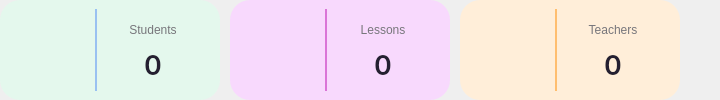
                  <widget class="QWidget" name="widget_12" native="true">
                   <property name="maximumSize">
                    <size>
                     <width>16777215</width>
                     <height>100</height>
                    </size>
                   </property>
                   <layout class="QHBoxLayout" name="horizontalLayout_28">
                    <property name="spacing">
                     <number>10</number>
                    </property>
                    <property name="leftMargin">
                     <number>0</number>
                    </property>
                    <property name="topMargin">
                     <number>0</number>
                    </property>
                    <property name="rightMargin">
                     <number>0</number>
                    </property>
                    <property name="bottomMargin">
                     <number>0</number>
                    </property>
                    <item>
                     <widget class="QWidget" name="widget_student" native="true">
                      <property name="minimumSize">
                       <size>
                        <width>220</width>
                        <height>0</height>
                       </size>
                      </property>
                      <property name="maximumSize">
                       <size>
                        <width>220</width>
                        <height>16777215</height>
                       </size>
                      </property>
                      <property name="styleSheet">
                       <string notr="true">#widget_student {
	background-color: #e4f8ed;
	border-radius: 20px;
}

#widget_14 {
	background: transparent;
	border-left: 2px solid rgb(153, 193, 241);
}

#label_stud {
	font: 14pt &quot;Inter&quot;;
	color: rgb(119, 118, 123);
	background: transparent;
}

#label_student_total {
	background: transparent;
	color: rgb(36, 31, 49); 
	font: 20pt &quot;Inter SemiBold&quot;;
}</string>
                      </property>
                      <layout class="QHBoxLayout" name="horizontalLayout_25">
                       <item>
                        <widget class="QLabel" name="label_24">
                         <property name="sizePolicy">
                          <sizepolicy hsizetype="Expanding" vsizetype="Preferred">
                           <horstretch>0</horstretch>
                           <verstretch>0</verstretch>
                          </sizepolicy>
                         </property>
                         <property name="minimumSize">
                          <size>
                           <width>80</width>
                           <height>80</height>
                          </size>
                         </property>
                         <property name="maximumSize">
                          <size>
                           <width>80</width>
                           <height>80</height>
                          </size>
                         </property>
                         <property name="styleSheet">
                          <string notr="true">background-color: transparent;</string>
                         </property>
                         <property name="text">
                          <string/>
                         </property>
                         <property name="pixmap">
                          <pixmap resource="../resources.qrc">:/Images/Images/student.png</pixmap>
                         </property>
                         <property name="scaledContents">
                          <bool>true</bool>
                         </property>
                         <property name="alignment">
                          <set>Qt::AlignCenter</set>
                         </property>
                        </widget>
                       </item>
                       <item>
                        <widget class="QWidget" name="widget_14" native="true">
                         <property name="styleSheet">
                          <string notr="true"/>
                         </property>
                         <layout class="QVBoxLayout" name="verticalLayout_24">
                          <item>
                           <widget class="QLabel" name="label_stud">
                            <property name="styleSheet">
                             <string notr="true"/>
                            </property>
                            <property name="text">
                             <string>Students</string>
                            </property>
                            <property name="alignment">
                             <set>Qt::AlignCenter</set>
                            </property>
                           </widget>
                          </item>
                          <item>
                           <widget class="QLabel" name="label_student_total">
                            <property name="font">
                             <font>
                              <family>Inter SemiBold</family>
                              <pointsize>20</pointsize>
                              <weight>50</weight>
                              <italic>false</italic>
                              <bold>false</bold>
                             </font>
                            </property>
                            <property name="text">
                             <string>0</string>
                            </property>
                            <property name="alignment">
                             <set>Qt::AlignCenter</set>
                            </property>
                           </widget>
                          </item>
                         </layout>
                        </widget>
                       </item>
                      </layout>
                     </widget>
                    </item>
                    <item>
                     <widget class="QWidget" name="widget_lessons" native="true">
                      <property name="minimumSize">
                       <size>
                        <width>220</width>
                        <height>0</height>
                       </size>
                      </property>
                      <property name="maximumSize">
                       <size>
                        <width>220</width>
                        <height>16777215</height>
                       </size>
                      </property>
                      <property name="styleSheet">
                       <string notr="true">#widget_lessons {
	background-color: #f8d9fd;
	border-radius: 20px;
}

#label_8 {
	font: 14pt &quot;Inter&quot;;
	color: rgb(119, 118, 123);
	background: transparent;
}

#label_lessons_total {
	background: transparent;
	color: rgb(36, 31, 49); 
	font: 20pt &quot;Inter SemiBold&quot;;
}

#widget_16 {
	border-left: 2px solid rgb(218, 117, 215);
	background: transparent;
}</string>
                      </property>
                      <layout class="QHBoxLayout" name="horizontalLayout_26">
                       <item>
                        <widget class="QLabel" name="label_25">
                         <property name="sizePolicy">
                          <sizepolicy hsizetype="Expanding" vsizetype="Preferred">
                           <horstretch>0</horstretch>
                           <verstretch>0</verstretch>
                          </sizepolicy>
                         </property>
                         <property name="minimumSize">
                          <size>
                           <width>80</width>
                           <height>80</height>
                          </size>
                         </property>
                         <property name="maximumSize">
                          <size>
                           <width>80</width>
                           <height>80</height>
                          </size>
                         </property>
                         <property name="styleSheet">
                          <string notr="true">background-color: transparent;</string>
                         </property>
                         <property name="text">
                          <string/>
                         </property>
                         <property name="pixmap">
                          <pixmap resource="../resources.qrc">:/Images/Images/stack-of-books.png</pixmap>
                         </property>
                         <property name="scaledContents">
                          <bool>true</bool>
                         </property>
                         <property name="alignment">
                          <set>Qt::AlignCenter</set>
                         </property>
                        </widget>
                       </item>
                       <item>
                        <widget class="QWidget" name="widget_16" native="true">
                         <layout class="QVBoxLayout" name="verticalLayout_25">
                          <item>
                           <widget class="QLabel" name="label_8">
                            <property name="styleSheet">
                             <string notr="true"/>
                            </property>
                            <property name="text">
                             <string>Lessons</string>
                            </property>
                            <property name="alignment">
                             <set>Qt::AlignCenter</set>
                            </property>
                           </widget>
                          </item>
                          <item>
                           <widget class="QLabel" name="label_lessons_total">
                            <property name="font">
                             <font>
                              <family>Inter SemiBold</family>
                              <pointsize>20</pointsize>
                              <weight>50</weight>
                              <italic>false</italic>
                              <bold>false</bold>
                             </font>
                            </property>
                            <property name="styleSheet">
                             <string notr="true"/>
                            </property>
                            <property name="text">
                             <string>0</string>
                            </property>
                            <property name="alignment">
                             <set>Qt::AlignCenter</set>
                            </property>
                           </widget>
                          </item>
                         </layout>
                        </widget>
                       </item>
                      </layout>
                     </widget>
                    </item>
                    <item>
                     <widget class="QWidget" name="widget_teachers" native="true">
                      <property name="minimumSize">
                       <size>
                        <width>220</width>
                        <height>0</height>
                       </size>
                      </property>
                      <property name="maximumSize">
                       <size>
                        <width>220</width>
                        <height>16777215</height>
                       </size>
                      </property>
                      <property name="styleSheet">
                       <string notr="true">#widget_teachers {
	background-color: #ffeed9;
	border-radius: 20px;
}

#label_teachers_total { 
	color: rgb(36, 31, 49); 
	background-color: transparent; 
	font: 20pt &quot;Inter SemiBold&quot;; 
}

#label_9 {
	font: 14pt &quot;Inter&quot;;
	color: rgb(119, 118, 123);
	background: transparent; 
}

#widget_18 {
	border-left: 2px solid rgb(255, 190, 111);
	background: transparent; 
}</string>
                      </property>
                      <layout class="QHBoxLayout" name="horizontalLayout_27">
                       <item>
                        <widget class="QLabel" name="label_27">
                         <property name="sizePolicy">
                          <sizepolicy hsizetype="Expanding" vsizetype="Preferred">
                           <horstretch>0</horstretch>
                           <verstretch>0</verstretch>
                          </sizepolicy>
                         </property>
                         <property name="minimumSize">
                          <size>
                           <width>80</width>
                           <height>80</height>
                          </size>
                         </property>
                         <property name="maximumSize">
                          <size>
                           <width>80</width>
                           <height>80</height>
                          </size>
                         </property>
                         <property name="styleSheet">
                          <string notr="true">background-color: transparent;</string>
                         </property>
                         <property name="text">
                          <string/>
                         </property>
                         <property name="pixmap">
                          <pixmap resource="../resources.qrc">:/Images/Images/teacher.png</pixmap>
                         </property>
                         <property name="scaledContents">
                          <bool>true</bool>
                         </property>
                         <property name="alignment">
                          <set>Qt::AlignCenter</set>
                         </property>
                        </widget>
                       </item>
                       <item>
                        <widget class="QWidget" name="widget_18" native="true">
                         <layout class="QVBoxLayout" name="verticalLayout_26">
                          <item>
                           <widget class="QLabel" name="label_9">
                            <property name="styleSheet">
                             <string notr="true"/>
                            </property>
                            <property name="text">
                             <string>Teachers</string>
                            </property>
                            <property name="alignment">
                             <set>Qt::AlignCenter</set>
                            </property>
                           </widget>
                          </item>
                          <item>
                           <widget class="QLabel" name="label_teachers_total">
                            <property name="font">
                             <font>
                              <family>Inter SemiBold</family>
                              <pointsize>20</pointsize>
                              <weight>50</weight>
                              <italic>false</italic>
                              <bold>false</bold>
                             </font>
                            </property>
                            <property name="styleSheet">
                             <string notr="true"/>
                            </property>
                            <property name="text">
                             <string>0</string>
                            </property>
                            <property name="alignment">
                             <set>Qt::AlignCenter</set>
                            </property>
                           </widget>
                          </item>
                         </layout>
                        </widget>
                       </item>
                      </layout>
                     </widget>
                    </item>
                    <item>
                     <spacer name="horizontalSpacer_20">
                      <property name="orientation">
                       <enum>Qt::Horizontal</enum>
                      </property>
                      <property name="sizeHint" stdset="0">
                       <size>
                        <width>40</width>
                        <height>20</height>
                       </size>
                      </property>
                     </spacer>
                    </item>
                   </layout>
                  </widget>
